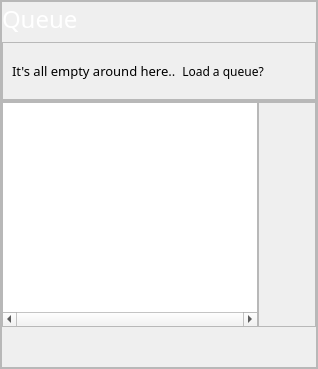
                <widget class="QFrame" name="frame_6">
                 <property name="minimumSize">
                  <size>
                   <width>0</width>
                   <height>350</height>
                  </size>
                 </property>
                 <property name="maximumSize">
                  <size>
                   <width>16777215</width>
                   <height>380</height>
                  </size>
                 </property>
                 <property name="frameShape">
                  <enum>QFrame::StyledPanel</enum>
                 </property>
                 <property name="frameShadow">
                  <enum>QFrame::Raised</enum>
                 </property>
                 <layout class="QGridLayout" name="gridLayout_10" rowstretch="0,0">
                  <property name="leftMargin">
                   <number>0</number>
                  </property>
                  <property name="topMargin">
                   <number>0</number>
                  </property>
                  <property name="rightMargin">
                   <number>0</number>
                  </property>
                  <property name="bottomMargin">
                   <number>0</number>
                  </property>
                  <property name="spacing">
                   <number>0</number>
                  </property>
                  <item row="1" column="0">
                   <widget class="QFrame" name="frame_8">
                    <property name="frameShape">
                     <enum>QFrame::StyledPanel</enum>
                    </property>
                    <property name="frameShadow">
                     <enum>QFrame::Raised</enum>
                    </property>
                    <layout class="QGridLayout" name="gridLayout_8">
                     <property name="leftMargin">
                      <number>0</number>
                     </property>
                     <property name="topMargin">
                      <number>0</number>
                     </property>
                     <property name="rightMargin">
                      <number>0</number>
                     </property>
                     <property name="bottomMargin">
                      <number>0</number>
                     </property>
                     <property name="horizontalSpacing">
                      <number>0</number>
                     </property>
                     <item row="0" column="0">
                      <widget class="QListWidget" name="queueWidget">
                       <property name="minimumSize">
                        <size>
                         <width>0</width>
                         <height>225</height>
                        </size>
                       </property>
                       <property name="maximumSize">
                        <size>
                         <width>16777215</width>
                         <height>225</height>
                        </size>
                       </property>
                       <property name="styleSheet">
                        <string notr="true">    QListWidget::item {
        selection-background-color: transparent; /* No background on selection */
        selection-color: transparent;            /* No text color change on selection */
        outline: none;              
	border:none;             /* Remove white selection border */
    }

    QListWidget::item:hover {
        background-color: transparent;           /* No hover effect */                     
        outline: none;              
	border:none; /* Keep the same text color */
    }

    QListWidget::item:selected {
        background-color: transparent;           /* No background on selection */
             /* No selection border */
        outline: none;              
	border:none;
    }</string>
                       </property>
                       <property name="verticalScrollBarPolicy">
                        <enum>Qt::ScrollBarAlwaysOff</enum>
                       </property>
                       <property name="horizontalScrollBarPolicy">
                        <enum>Qt::ScrollBarAlwaysOn</enum>
                       </property>
                       <property name="selectionMode">
                        <enum>QAbstractItemView::SingleSelection</enum>
                       </property>
                       <property name="textElideMode">
                        <enum>Qt::ElideLeft</enum>
                       </property>
                       <property name="verticalScrollMode">
                        <enum>QAbstractItemView::ScrollPerPixel</enum>
                       </property>
                       <property name="horizontalScrollMode">
                        <enum>QAbstractItemView::ScrollPerPixel</enum>
                       </property>
                       <property name="movement">
                        <enum>QListView::Static</enum>
                       </property>
                       <property name="flow">
                        <enum>QListView::LeftToRight</enum>
                       </property>
                       <property name="isWrapping" stdset="0">
                        <bool>false</bool>
                       </property>
                       <property name="resizeMode">
                        <enum>QListView::Fixed</enum>
                       </property>
                       <property name="layoutMode">
                        <enum>QListView::SinglePass</enum>
                       </property>
                       <property name="spacing">
                        <number>8</number>
                       </property>
                       <property name="viewMode">
                        <enum>QListView::ListMode</enum>
                       </property>
                       <property name="uniformItemSizes">
                        <bool>true</bool>
                       </property>
                       <property name="selectionRectVisible">
                        <bool>false</bool>
                       </property>
                      </widget>
                     </item>
                     <item row="0" column="1">
                      <widget class="QFrame" name="frame_9">
                       <property name="frameShape">
                        <enum>QFrame::StyledPanel</enum>
                       </property>
                       <property name="frameShadow">
                        <enum>QFrame::Raised</enum>
                       </property>
                       <layout class="QGridLayout" name="gridLayout_9">
                        <item row="1" column="0">
                         <widget class="QPushButton" name="addToQueue">
                          <property name="minimumSize">
                           <size>
                            <width>38</width>
                            <height>38</height>
                           </size>
                          </property>
                          <property name="styleSheet">
                           <string notr="true">QPushButton {
border-radius:19px;
background-color:rgba(0,0,0,0);
border:none;

}

QPushButton::hover {
border-radius:19px;
background-color:rgba(0,0,0, 30);
border:none;
}

QPushButton::pressed {
border-radius:19px;
background-color:rgba(0,0,0, 50);
border:none;
}
</string>
                          </property>
                          <property name="text">
                           <string/>
                          </property>
                          <property name="icon">
                           <iconset>
                            <normaloff>../../Downloads/icons8-plus-100.png</normaloff>../../Downloads/icons8-plus-100.png</iconset>
                          </property>
                          <property name="iconSize">
                           <size>
                            <width>34</width>
                            <height>34</height>
                           </size>
                          </property>
                         </widget>
                        </item>
                        <item row="3" column="0">
                         <spacer name="verticalSpacer">
                          <property name="orientation">
                           <enum>Qt::Vertical</enum>
                          </property>
                          <property name="sizeHint" stdset="0">
                           <size>
                            <width>20</width>
                            <height>40</height>
                           </size>
                          </property>
                         </spacer>
                        </item>
                        <item row="2" column="0">
                         <widget class="QPushButton" name="removeFromQueue">
                          <property name="minimumSize">
                           <size>
                            <width>38</width>
                            <height>38</height>
                           </size>
                          </property>
                          <property name="styleSheet">
                           <string notr="true">QPushButton {
border-radius:19px;
background-color:rgba(0,0,0,0);
border:none;

}

QPushButton::hover {
border-radius:19px;
background-color:rgba(0,0,0, 30);
border:none;
}

QPushButton::pressed {
border-radius:19px;
background-color:rgba(0,0,0, 50);
border:none;
}
</string>
                          </property>
                          <property name="text">
                           <string/>
                          </property>
                          <property name="icon">
                           <iconset>
                            <normaloff>../../Downloads/icons8-remove-100.png</normaloff>../../Downloads/icons8-remove-100.png</iconset>
                          </property>
                          <property name="iconSize">
                           <size>
                            <width>34</width>
                            <height>34</height>
                           </size>
                          </property>
                         </widget>
                        </item>
                        <item row="0" column="0">
                         <spacer name="verticalSpacer_2">
                          <property name="orientation">
                           <enum>Qt::Vertical</enum>
                          </property>
                          <property name="sizeHint" stdset="0">
                           <size>
                            <width>20</width>
                            <height>40</height>
                           </size>
                          </property>
                         </spacer>
                        </item>
                       </layout>
                      </widget>
                     </item>
                     <item row="1" column="0">
                      <spacer name="verticalSpacer_4">
                       <property name="orientation">
                        <enum>Qt::Vertical</enum>
                       </property>
                       <property name="sizeHint" stdset="0">
                        <size>
                         <width>20</width>
                         <height>40</height>
                        </size>
                       </property>
                      </spacer>
                     </item>
                     <item row="1" column="1">
                      <spacer name="verticalSpacer_5">
                       <property name="orientation">
                        <enum>Qt::Vertical</enum>
                       </property>
                       <property name="sizeHint" stdset="0">
                        <size>
                         <width>20</width>
                         <height>40</height>
                        </size>
                       </property>
                      </spacer>
                     </item>
                    </layout>
                   </widget>
                  </item>
                  <item row="0" column="0">
                   <widget class="QFrame" name="frame_7">
                    <property name="frameShape">
                     <enum>QFrame::StyledPanel</enum>
                    </property>
                    <property name="frameShadow">
                     <enum>QFrame::Raised</enum>
                    </property>
                    <layout class="QGridLayout" name="gridLayout_7">
                     <property name="leftMargin">
                      <number>0</number>
                     </property>
                     <property name="topMargin">
                      <number>0</number>
                     </property>
                     <property name="rightMargin">
                      <number>0</number>
                     </property>
                     <property name="bottomMargin">
                      <number>0</number>
                     </property>
                     <property name="horizontalSpacing">
                      <number>0</number>
                     </property>
                     <item row="0" column="0">
                      <widget class="QLabel" name="label_8">
                       <property name="font">
                        <font>
                         <family>Inter 24pt SemiBold</family>
                         <pointsize>18</pointsize>
                        </font>
                       </property>
                       <property name="styleSheet">
                        <string notr="true">background-color:rgba(0,0,0,0); color:white;</string>
                       </property>
                       <property name="text">
                        <string>Queue</string>
                       </property>
                      </widget>
                     </item>
                     <item row="1" column="0">
                      <widget class="QFrame" name="frame_14">
                       <property name="frameShape">
                        <enum>QFrame::StyledPanel</enum>
                       </property>
                       <property name="frameShadow">
                        <enum>QFrame::Raised</enum>
                       </property>
                       <layout class="QGridLayout" name="gridLayout_17">
                        <item row="0" column="0">
                         <widget class="QLabel" name="label_9">
                          <property name="maximumSize">
                           <size>
                            <width>180</width>
                            <height>16777215</height>
                           </size>
                          </property>
                          <property name="font">
                           <font>
                            <family>Inter 18pt Light</family>
                            <pointsize>10</pointsize>
                           </font>
                          </property>
                          <property name="text">
                           <string>It's all empty around here..</string>
                          </property>
                         </widget>
                        </item>
                        <item row="0" column="1">
                         <widget class="QPushButton" name="loadQueue">
                          <property name="minimumSize">
                           <size>
                            <width>38</width>
                            <height>38</height>
                           </size>
                          </property>
                          <property name="maximumSize">
                           <size>
                            <width>100</width>
                            <height>16777215</height>
                           </size>
                          </property>
                          <property name="font">
                           <font>
                            <family>Inter 18pt SemiBold</family>
                            <pointsize>9</pointsize>
                           </font>
                          </property>
                          <property name="styleSheet">
                           <string notr="true">QPushButton {
border-radius:8px;
background-color:rgba(0,0,0,0);
border:none;

}
QPushButton::hover {
border-radius:8px;
color:rgb(200, 200, 200);
border:none;
}

QPushButton::pressed {
border-radius:8px;
color:rgb(149, 149, 149);
border:none;
}
</string>
                          </property>
                          <property name="text">
                           <string>Load a queue?</string>
                          </property>
                          <property name="iconSize">
                           <size>
                            <width>34</width>
                            <height>34</height>
                           </size>
                          </property>
                         </widget>
                        </item>
                        <item row="0" column="2">
                         <spacer name="horizontalSpacer_3">
                          <property name="orientation">
                           <enum>Qt::Horizontal</enum>
                          </property>
                          <property name="sizeHint" stdset="0">
                           <size>
                            <width>40</width>
                            <height>20</height>
                           </size>
                          </property>
                         </spacer>
                        </item>
                       </layout>
                      </widget>
                     </item>
                    </layout>
                   </widget>
                  </item>
                 </layout>
                </widget>
